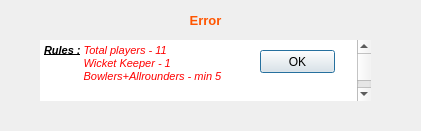
<?xml version="1.0" encoding="UTF-8"?>
<ui version="4.0">
 <class>D1</class>
 <widget class="QDialog" name="D1">
  <property name="geometry">
   <rect>
    <x>0</x>
    <y>0</y>
    <width>421</width>
    <height>131</height>
   </rect>
  </property>
  <property name="windowTitle">
   <string>Error</string>
  </property>
  <widget class="QLabel" name="error">
   <property name="geometry">
    <rect>
     <x>40</x>
     <y>10</y>
     <width>331</width>
     <height>21</height>
    </rect>
   </property>
   <property name="text">
    <string>&lt;html&gt;&lt;head/&gt;&lt;body&gt;&lt;p&gt;&lt;span style=&quot; font-size:10pt; font-weight:600; color:#ff5500;&quot;&gt;Error&lt;/span&gt;&lt;/p&gt;&lt;/body&gt;&lt;/html&gt;</string>
   </property>
   <property name="alignment">
    <set>Qt::AlignCenter</set>
   </property>
  </widget>
  <widget class="QTextBrowser" name="textBrowser">
   <property name="geometry">
    <rect>
     <x>40</x>
     <y>40</y>
     <width>331</width>
     <height>61</height>
    </rect>
   </property>
   <property name="frameShape">
    <enum>QFrame::NoFrame</enum>
   </property>
   <property name="html">
    <string>&lt;!DOCTYPE HTML PUBLIC &quot;-//W3C//DTD HTML 4.0//EN&quot; &quot;http://www.w3.org/TR/REC-html40/strict.dtd&quot;&gt;
&lt;html&gt;&lt;head&gt;&lt;meta name=&quot;qrichtext&quot; content=&quot;1&quot; /&gt;&lt;style type=&quot;text/css&quot;&gt;
p, li { white-space: pre-wrap; }
&lt;/style&gt;&lt;/head&gt;&lt;body style=&quot; font-family:'MS Shell Dlg 2'; font-size:8.25pt; font-weight:400; font-style:normal;&quot;&gt;
&lt;p style=&quot; margin-top:0px; margin-bottom:0px; margin-left:0px; margin-right:0px; -qt-block-indent:0; text-indent:0px;&quot;&gt;&lt;span style=&quot; font-weight:600; font-style:italic; text-decoration: underline;&quot;&gt;Rules :&lt;/span&gt;&lt;span style=&quot; font-style:italic;&quot;&gt; &lt;/span&gt;&lt;span style=&quot; font-style:italic; color:#ff0000;&quot;&gt;Total players - 11&lt;/span&gt;&lt;/p&gt;
&lt;p style=&quot; margin-top:0px; margin-bottom:0px; margin-left:0px; margin-right:0px; -qt-block-indent:0; text-indent:0px;&quot;&gt;&lt;span style=&quot; font-style:italic; color:#ff0000;&quot;&gt;             Wicket Keeper - 1&lt;/span&gt;&lt;/p&gt;
&lt;p style=&quot; margin-top:0px; margin-bottom:0px; margin-left:0px; margin-right:0px; -qt-block-indent:0; text-indent:0px;&quot;&gt;&lt;span style=&quot; font-style:italic; color:#ff0000;&quot;&gt;             Bowlers+Allrounders - min 5&lt;/span&gt;&lt;/p&gt;
&lt;p style=&quot; margin-top:0px; margin-bottom:0px; margin-left:0px; margin-right:0px; -qt-block-indent:0; text-indent:0px;&quot;&gt;	&lt;/p&gt;
&lt;p style=&quot;-qt-paragraph-type:empty; margin-top:0px; margin-bottom:0px; margin-left:0px; margin-right:0px; -qt-block-indent:0; text-indent:0px;&quot;&gt;&lt;br /&gt;&lt;/p&gt;
&lt;p style=&quot;-qt-paragraph-type:empty; margin-top:0px; margin-bottom:0px; margin-left:0px; margin-right:0px; -qt-block-indent:0; text-indent:0px;&quot;&gt;&lt;br /&gt;&lt;/p&gt;
&lt;p style=&quot; margin-top:0px; margin-bottom:0px; margin-left:0px; margin-right:0px; -qt-block-indent:0; text-indent:0px;&quot;&gt;	&lt;/p&gt;&lt;/body&gt;&lt;/html&gt;</string>
   </property>
  </widget>
  <widget class="QPushButton" name="pushButton">
   <property name="geometry">
    <rect>
     <x>260</x>
     <y>50</y>
     <width>75</width>
     <height>23</height>
    </rect>
   </property>
   <property name="text">
    <string>OK</string>
   </property>
  </widget>
 </widget>
 <resources/>
 <connections/>
</ui>
